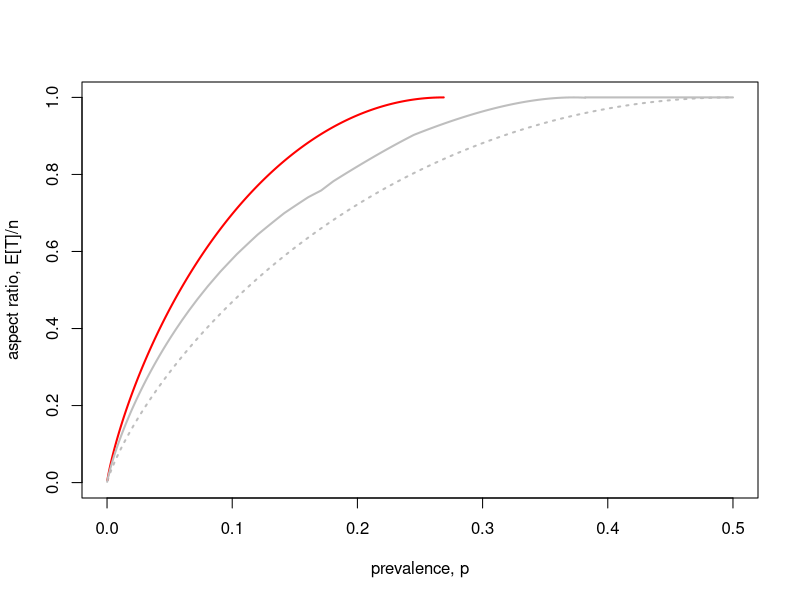

This chart was generated by the following R code: (Note: a time limit stopped this script after it produced the figure.)
## ---- chunk 1
FKG <- function(p, w) {
  q <- 1 - p
  -w * log(1 - q^(w-1))
}

FKG2 <- function(p, w) {
  q <- 1 - p
  -w * log(1 - q^(w))
}

MyBound <- function(p) {
  wmax <- round(max(c(log(2)/p + 10, 10)))
  w <- (max(c(wmax-20), 2)):wmax
  MyFunc1 <- max(FKG(p, w))
  MyBd1 <- p + (1 / MyFunc1) * (log((1 - p) * MyFunc1) + 1)
  MyFunc2 <- max(FKG2(p, w))
  MyBd2 <- (1 / MyFunc2) * (log(MyFunc2) + 1)
  max(c(MyBd1, MyBd2))
}

MyBoundv <- function(pvec) {
  sapply(pvec, MyBound)
}

MyRatev <- function(pvec) {
  x <- sapply(pvec, MyBound)
  Entropy(pvec) / x
}
## ---- chunk 2
Entropy <- function(p) {
  p * log2(1 / p) + (1 - p) * log2(1 / (1 - p))
}
## ---- chunk 3
N <- 1000

ADorfAR <- function(p) {
  choices <- 1 / (2:N) + 1 - (1 - p)^(2:N)
  best <- min(c(1, choices))
}

ADorfARv <- function(pvec) {
  sapply(pvec, ADorfAR)
}


ADorfRate <- function(p) {
  Entropy(p)/ADorfARv(p)
}
## ---- chunk 4

AGoogAR <- function(p) {
  q <- 1 - p
  guess <- round(log(2)/(p+0.0001)) + 40
  if (guess < 100) range <- 1:200
  else range <- (guess - 80):(guess+200)
  choices <- rep(0, length(range)) 
  rbig <- round(log(2)*Entropy(p+0.0001)/(0.75*(p+0.0001)))
  choices <- rep(0, rbig)
  for(r in 1:rbig) choices[r] <- min(r / (range) + p + q*(1 - q^((range)-1))^r)
  best <- min(choices)
  best <- min(c(1, best))
}

AGoogARv <- function(pvec) {
  sapply(pvec, AGoogAR)
}


AGoogRate <- function(p) {
  Entropy(p)/AGoogARv(p)
}


kGoogAR <- function(p, s) {
  q <- 1 - p
  NN <- N
#  if(p < 0.01) NN <- 10*N
  choices <- s / (1:NN) + p + q*(1 - q^((1:NN)-1))^s
  best <- min(c(1, choices))
}

kGoogARv <- function(pvec, s) {
  sapply(pvec, kGoogAR, s = s)
}


kGoogRate <- function(p, s) {
  Entropy(p)/kGoogARv(p, s)
}
## ---- chunk 5
UsFunc <- function(s, rr, pp) rr / s + pp + (1-pp)*(1 - exp(-pp*s))^rr


AUsAR <- function(p) {
  q <- 1 - p
  choices <- numeric(N)
  for(r in 1:N) {
    choices[r] <- optim(log(2)*Entropy(p+0.001)/(0.75*(p+0.001)), UsFunc, rr = r, pp = p)$value
  }
  best <- min(choices)
  best <- min(c(1, best))
}

AUsARv <- function(pvec) {
  sapply(pvec, AUsAR)
}


AUsRate <- function(p) {
  Entropy(p)/AUsARv(p)
}


## ---- chunk 6
COMPAR <- function(p) {
  pmin(p * (1 + exp(1) * log((1 - p) / p)), 1)
}

COMPRate <- function(p) Entropy(p)/COMPAR(p)
## ---- chunk 7
curve(Entropy, n = 1001, from = 0, to = 0.5,
      col="grey", ylim = c(0,1), xlab = "prevalence, p", ylab = "aspect ratio, E[T]/n", lty = 3, lwd = 2)
curve(COMPAR, add = TRUE, n = 1001, from = 0, to = 1/(exp(1) + 1), col = "red", lwd = 2)
curve(MyBoundv, from = 0.0001, to = 0.382, add = TRUE, n = 1001, col = "grey", lwd = 2)
curve(x-x+1, from = 0.382, to = 0.5, add = TRUE, n = 1001, col = "grey", lwd = 2)
curve(AUsARv,  add = TRUE, n = 1001, col = "green", lwd = 2)
curve(AGoogARv,  add = TRUE, n = 1001, col = "purple", lwd = 2)
curve(ADorfARv,  add = TRUE, n = 1001, to = 0.382, col = "blue", lwd = 2)
curve(x-x+1, add = TRUE, n = 1001, col = "black", lwd = 2)
legend("bottomright",
       legend = c("Individual testing", "Dorfman", "Bernoulli", "Constant tests per item", "Doubly constant", "Lower bound", "Counting bound"),
       col = c("black", "blue", "red", "green", "purple", "grey", "grey"),
       lwd = c(2,2,2,2,2,2,1),
       lty = c(1,1,1,1,1,1,3))
title("Expected group tests per item")
## ---- chunk 8
curve(x-x+1, n = 1001, from = 0, to = 0.5,
      col="grey", ylim = c(0, 1), xlab = "prevalence, p", ylab = "rate, nH(p)/E[T]", lty = 3, lwd = 1)
curve(COMPRate, from = 0, to = 1/(exp(1) + 1), add = TRUE, n = 1001, col = "red", lwd = 2)
curve(MyRatev, add = TRUE, from = 0.0001, to = 0.382, n = 1001, col = "grey", lwd = 2)
curve(Entropy, from = 0.382, to = 0.5, add = TRUE, n = 1001, col = "grey", lwd = 2)
curve(AUsRate,  add = TRUE, n = 1001, col = "green", lwd = 2)
curve(AGoogRate,  add = TRUE, n = 1001, col = "purple", lwd = 2)
curve(ADorfRate,  add = TRUE, n = 1001, to = 0.382, col = "blue", lwd = 2)
curve(Entropy, add = TRUE, n = 1001, col = "black", lwd = 2)
legend("bottomright",
       legend = c("Individual testing", "Dorfman", "Bernoulli", "Constant tests per item", "Doubly constant", "Lower bound", "Counting bound"),
       col = c("black", "blue", "red", "green", "purple", "grey", "grey"),
       lwd = c(2,2,2,2,2,2,1),
       lty = c(1,1,1,1,1,1,3))
title("Group testing rate")
## ---- chunk 9
curve(x-x+1, n = 1001, from = 0, to = 0.3,
      col="grey", ylim = c(0.7, 0.9), xlab = "prevalence, p", ylab = "rate, nH(p)/E[T]", lty = 3, lwd = 1)
curve(COMPRate, from = 0, to = 1/(exp(1) + 1), add = TRUE, n = 1001, col = "red", lwd = 2)
curve(MyRatev, add = TRUE, from = 0.0001, to = 0.3, n = 1001, col = "grey", lwd = 2)
curve(Entropy, from = 0.382, to = 0.5, add = TRUE, n = 1001, col = "grey", lwd = 2)
curve(AUsRate,  add = TRUE, n = 1001, col = "green", lwd = 2)
curve(AGoogRate,  add = TRUE, n = 1001, col = "purple", lwd = 2)
curve(ADorfRate,  add = TRUE, n = 1001, to = 0.382, col = "blue", lwd = 2)
curve(Entropy, add = TRUE, n = 1001, col = "black", lwd = 2)
legend("bottomright",
       legend = c("Individual testing", "Dorfman", "Bernoulli", "Constant tests per item", "Doubly constant", "Lower bound", "Counting bound"),
       col = c("black", "blue", "red", "green", "purple", "grey", "grey"),
       lwd = c(2,2,2,2,2,2,1),
       lty = c(1,1,1,1,1,1,3))
title("Group testing rate")
